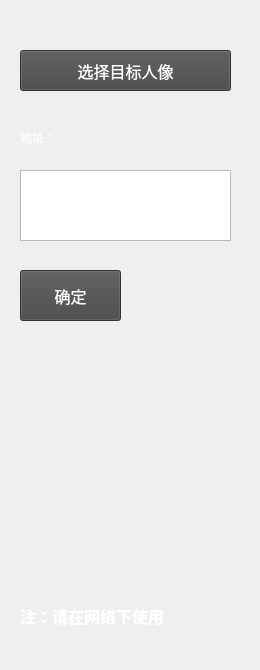
    <widget class="QWidget" name="page_8">
     <widget class="QPushButton" name="change_face_select">
      <property name="geometry">
       <rect>
        <x>20</x>
        <y>50</y>
        <width>211</width>
        <height>41</height>
       </rect>
      </property>
      <property name="palette">
       <palette>
        <active>
         <colorrole role="WindowText">
          <brush brushstyle="SolidPattern">
           <color alpha="255">
            <red>255</red>
            <green>255</green>
            <blue>255</blue>
           </color>
          </brush>
         </colorrole>
         <colorrole role="Button">
          <brush brushstyle="SolidPattern">
           <color alpha="255">
            <red>70</red>
            <green>70</green>
            <blue>70</blue>
           </color>
          </brush>
         </colorrole>
         <colorrole role="Text">
          <brush brushstyle="SolidPattern">
           <color alpha="255">
            <red>255</red>
            <green>255</green>
            <blue>255</blue>
           </color>
          </brush>
         </colorrole>
         <colorrole role="ButtonText">
          <brush brushstyle="SolidPattern">
           <color alpha="255">
            <red>255</red>
            <green>255</green>
            <blue>255</blue>
           </color>
          </brush>
         </colorrole>
         <colorrole role="Base">
          <brush brushstyle="SolidPattern">
           <color alpha="255">
            <red>70</red>
            <green>70</green>
            <blue>70</blue>
           </color>
          </brush>
         </colorrole>
         <colorrole role="Window">
          <brush brushstyle="SolidPattern">
           <color alpha="255">
            <red>70</red>
            <green>70</green>
            <blue>70</blue>
           </color>
          </brush>
         </colorrole>
         <colorrole role="PlaceholderText">
          <brush brushstyle="NoBrush">
           <color alpha="128">
            <red>255</red>
            <green>255</green>
            <blue>255</blue>
           </color>
          </brush>
         </colorrole>
        </active>
        <inactive>
         <colorrole role="WindowText">
          <brush brushstyle="SolidPattern">
           <color alpha="255">
            <red>255</red>
            <green>255</green>
            <blue>255</blue>
           </color>
          </brush>
         </colorrole>
         <colorrole role="Button">
          <brush brushstyle="SolidPattern">
           <color alpha="255">
            <red>70</red>
            <green>70</green>
            <blue>70</blue>
           </color>
          </brush>
         </colorrole>
         <colorrole role="Text">
          <brush brushstyle="SolidPattern">
           <color alpha="255">
            <red>255</red>
            <green>255</green>
            <blue>255</blue>
           </color>
          </brush>
         </colorrole>
         <colorrole role="ButtonText">
          <brush brushstyle="SolidPattern">
           <color alpha="255">
            <red>255</red>
            <green>255</green>
            <blue>255</blue>
           </color>
          </brush>
         </colorrole>
         <colorrole role="Base">
          <brush brushstyle="SolidPattern">
           <color alpha="255">
            <red>70</red>
            <green>70</green>
            <blue>70</blue>
           </color>
          </brush>
         </colorrole>
         <colorrole role="Window">
          <brush brushstyle="SolidPattern">
           <color alpha="255">
            <red>70</red>
            <green>70</green>
            <blue>70</blue>
           </color>
          </brush>
         </colorrole>
         <colorrole role="PlaceholderText">
          <brush brushstyle="NoBrush">
           <color alpha="128">
            <red>255</red>
            <green>255</green>
            <blue>255</blue>
           </color>
          </brush>
         </colorrole>
        </inactive>
        <disabled>
         <colorrole role="WindowText">
          <brush brushstyle="SolidPattern">
           <color alpha="255">
            <red>255</red>
            <green>255</green>
            <blue>255</blue>
           </color>
          </brush>
         </colorrole>
         <colorrole role="Button">
          <brush brushstyle="SolidPattern">
           <color alpha="255">
            <red>70</red>
            <green>70</green>
            <blue>70</blue>
           </color>
          </brush>
         </colorrole>
         <colorrole role="Text">
          <brush brushstyle="SolidPattern">
           <color alpha="255">
            <red>255</red>
            <green>255</green>
            <blue>255</blue>
           </color>
          </brush>
         </colorrole>
         <colorrole role="ButtonText">
          <brush brushstyle="SolidPattern">
           <color alpha="255">
            <red>255</red>
            <green>255</green>
            <blue>255</blue>
           </color>
          </brush>
         </colorrole>
         <colorrole role="Base">
          <brush brushstyle="SolidPattern">
           <color alpha="255">
            <red>70</red>
            <green>70</green>
            <blue>70</blue>
           </color>
          </brush>
         </colorrole>
         <colorrole role="Window">
          <brush brushstyle="SolidPattern">
           <color alpha="255">
            <red>70</red>
            <green>70</green>
            <blue>70</blue>
           </color>
          </brush>
         </colorrole>
         <colorrole role="PlaceholderText">
          <brush brushstyle="NoBrush">
           <color alpha="128">
            <red>255</red>
            <green>255</green>
            <blue>255</blue>
           </color>
          </brush>
         </colorrole>
        </disabled>
       </palette>
      </property>
      <property name="font">
       <font>
        <family>Arial</family>
        <pointsize>12</pointsize>
       </font>
      </property>
      <property name="cursor">
       <cursorShape>OpenHandCursor</cursorShape>
      </property>
      <property name="styleSheet">
       <string notr="true">color: rgb(255, 255, 255);
background-color: rgb(70, 70, 70);</string>
      </property>
      <property name="text">
       <string>选择目标人像</string>
      </property>
     </widget>
     <widget class="QLabel" name="label_27">
      <property name="geometry">
       <rect>
        <x>20</x>
        <y>130</y>
        <width>72</width>
        <height>15</height>
       </rect>
      </property>
      <property name="styleSheet">
       <string notr="true">color: rgb(255, 255, 255);</string>
      </property>
      <property name="text">
       <string>地址：</string>
      </property>
     </widget>
     <widget class="QPlainTextEdit" name="change_face_address">
      <property name="geometry">
       <rect>
        <x>20</x>
        <y>170</y>
        <width>211</width>
        <height>71</height>
       </rect>
      </property>
      <property name="styleSheet">
       <string notr="true">color: rgb(255, 255, 255);</string>
      </property>
      <property name="plainText">
       <string/>
      </property>
     </widget>
     <widget class="QPushButton" name="change_face_ensure">
      <property name="geometry">
       <rect>
        <x>20</x>
        <y>270</y>
        <width>101</width>
        <height>51</height>
       </rect>
      </property>
      <property name="palette">
       <palette>
        <active>
         <colorrole role="WindowText">
          <brush brushstyle="SolidPattern">
           <color alpha="255">
            <red>255</red>
            <green>255</green>
            <blue>255</blue>
           </color>
          </brush>
         </colorrole>
         <colorrole role="Button">
          <brush brushstyle="SolidPattern">
           <color alpha="255">
            <red>70</red>
            <green>70</green>
            <blue>70</blue>
           </color>
          </brush>
         </colorrole>
         <colorrole role="Text">
          <brush brushstyle="SolidPattern">
           <color alpha="255">
            <red>255</red>
            <green>255</green>
            <blue>255</blue>
           </color>
          </brush>
         </colorrole>
         <colorrole role="ButtonText">
          <brush brushstyle="SolidPattern">
           <color alpha="255">
            <red>255</red>
            <green>255</green>
            <blue>255</blue>
           </color>
          </brush>
         </colorrole>
         <colorrole role="Base">
          <brush brushstyle="SolidPattern">
           <color alpha="255">
            <red>70</red>
            <green>70</green>
            <blue>70</blue>
           </color>
          </brush>
         </colorrole>
         <colorrole role="Window">
          <brush brushstyle="SolidPattern">
           <color alpha="255">
            <red>70</red>
            <green>70</green>
            <blue>70</blue>
           </color>
          </brush>
         </colorrole>
         <colorrole role="PlaceholderText">
          <brush brushstyle="NoBrush">
           <color alpha="128">
            <red>255</red>
            <green>255</green>
            <blue>255</blue>
           </color>
          </brush>
         </colorrole>
        </active>
        <inactive>
         <colorrole role="WindowText">
          <brush brushstyle="SolidPattern">
           <color alpha="255">
            <red>255</red>
            <green>255</green>
            <blue>255</blue>
           </color>
          </brush>
         </colorrole>
         <colorrole role="Button">
          <brush brushstyle="SolidPattern">
           <color alpha="255">
            <red>70</red>
            <green>70</green>
            <blue>70</blue>
           </color>
          </brush>
         </colorrole>
         <colorrole role="Text">
          <brush brushstyle="SolidPattern">
           <color alpha="255">
            <red>255</red>
            <green>255</green>
            <blue>255</blue>
           </color>
          </brush>
         </colorrole>
         <colorrole role="ButtonText">
          <brush brushstyle="SolidPattern">
           <color alpha="255">
            <red>255</red>
            <green>255</green>
            <blue>255</blue>
           </color>
          </brush>
         </colorrole>
         <colorrole role="Base">
          <brush brushstyle="SolidPattern">
           <color alpha="255">
            <red>70</red>
            <green>70</green>
            <blue>70</blue>
           </color>
          </brush>
         </colorrole>
         <colorrole role="Window">
          <brush brushstyle="SolidPattern">
           <color alpha="255">
            <red>70</red>
            <green>70</green>
            <blue>70</blue>
           </color>
          </brush>
         </colorrole>
         <colorrole role="PlaceholderText">
          <brush brushstyle="NoBrush">
           <color alpha="128">
            <red>255</red>
            <green>255</green>
            <blue>255</blue>
           </color>
          </brush>
         </colorrole>
        </inactive>
        <disabled>
         <colorrole role="WindowText">
          <brush brushstyle="SolidPattern">
           <color alpha="255">
            <red>255</red>
            <green>255</green>
            <blue>255</blue>
           </color>
          </brush>
         </colorrole>
         <colorrole role="Button">
          <brush brushstyle="SolidPattern">
           <color alpha="255">
            <red>70</red>
            <green>70</green>
            <blue>70</blue>
           </color>
          </brush>
         </colorrole>
         <colorrole role="Text">
          <brush brushstyle="SolidPattern">
           <color alpha="255">
            <red>255</red>
            <green>255</green>
            <blue>255</blue>
           </color>
          </brush>
         </colorrole>
         <colorrole role="ButtonText">
          <brush brushstyle="SolidPattern">
           <color alpha="255">
            <red>255</red>
            <green>255</green>
            <blue>255</blue>
           </color>
          </brush>
         </colorrole>
         <colorrole role="Base">
          <brush brushstyle="SolidPattern">
           <color alpha="255">
            <red>70</red>
            <green>70</green>
            <blue>70</blue>
           </color>
          </brush>
         </colorrole>
         <colorrole role="Window">
          <brush brushstyle="SolidPattern">
           <color alpha="255">
            <red>70</red>
            <green>70</green>
            <blue>70</blue>
           </color>
          </brush>
         </colorrole>
         <colorrole role="PlaceholderText">
          <brush brushstyle="NoBrush">
           <color alpha="128">
            <red>255</red>
            <green>255</green>
            <blue>255</blue>
           </color>
          </brush>
         </colorrole>
        </disabled>
       </palette>
      </property>
      <property name="font">
       <font>
        <family>Arial</family>
        <pointsize>12</pointsize>
       </font>
      </property>
      <property name="cursor">
       <cursorShape>OpenHandCursor</cursorShape>
      </property>
      <property name="styleSheet">
       <string notr="true">color: rgb(255, 255, 255);
background-color: rgb(70, 70, 70);</string>
      </property>
      <property name="text">
       <string>确定</string>
      </property>
     </widget>
     <widget class="QLabel" name="label_48">
      <property name="geometry">
       <rect>
        <x>20</x>
        <y>570</y>
        <width>231</width>
        <height>91</height>
       </rect>
      </property>
      <property name="palette">
       <palette>
        <active>
         <colorrole role="WindowText">
          <brush brushstyle="SolidPattern">
           <color alpha="255">
            <red>255</red>
            <green>255</green>
            <blue>255</blue>
           </color>
          </brush>
         </colorrole>
         <colorrole role="Button">
          <brush brushstyle="SolidPattern">
           <color alpha="255">
            <red>0</red>
            <green>0</green>
            <blue>0</blue>
           </color>
          </brush>
         </colorrole>
         <colorrole role="Base">
          <brush brushstyle="SolidPattern">
           <color alpha="255">
            <red>0</red>
            <green>0</green>
            <blue>0</blue>
           </color>
          </brush>
         </colorrole>
         <colorrole role="Window">
          <brush brushstyle="SolidPattern">
           <color alpha="255">
            <red>0</red>
            <green>0</green>
            <blue>0</blue>
           </color>
          </brush>
         </colorrole>
        </active>
        <inactive>
         <colorrole role="WindowText">
          <brush brushstyle="SolidPattern">
           <color alpha="255">
            <red>255</red>
            <green>255</green>
            <blue>255</blue>
           </color>
          </brush>
         </colorrole>
         <colorrole role="Button">
          <brush brushstyle="SolidPattern">
           <color alpha="255">
            <red>0</red>
            <green>0</green>
            <blue>0</blue>
           </color>
          </brush>
         </colorrole>
         <colorrole role="Base">
          <brush brushstyle="SolidPattern">
           <color alpha="255">
            <red>0</red>
            <green>0</green>
            <blue>0</blue>
           </color>
          </brush>
         </colorrole>
         <colorrole role="Window">
          <brush brushstyle="SolidPattern">
           <color alpha="255">
            <red>0</red>
            <green>0</green>
            <blue>0</blue>
           </color>
          </brush>
         </colorrole>
        </inactive>
        <disabled>
         <colorrole role="WindowText">
          <brush brushstyle="SolidPattern">
           <color alpha="255">
            <red>120</red>
            <green>120</green>
            <blue>120</blue>
           </color>
          </brush>
         </colorrole>
         <colorrole role="Button">
          <brush brushstyle="SolidPattern">
           <color alpha="255">
            <red>0</red>
            <green>0</green>
            <blue>0</blue>
           </color>
          </brush>
         </colorrole>
         <colorrole role="Base">
          <brush brushstyle="SolidPattern">
           <color alpha="255">
            <red>0</red>
            <green>0</green>
            <blue>0</blue>
           </color>
          </brush>
         </colorrole>
         <colorrole role="Window">
          <brush brushstyle="SolidPattern">
           <color alpha="255">
            <red>0</red>
            <green>0</green>
            <blue>0</blue>
           </color>
          </brush>
         </colorrole>
        </disabled>
       </palette>
      </property>
      <property name="font">
       <font>
        <family>Arial</family>
        <pointsize>12</pointsize>
        <weight>75</weight>
        <bold>true</bold>
       </font>
      </property>
      <property name="text">
       <string>注：请在网络下使用</string>
      </property>
     </widget>
    </widget>
